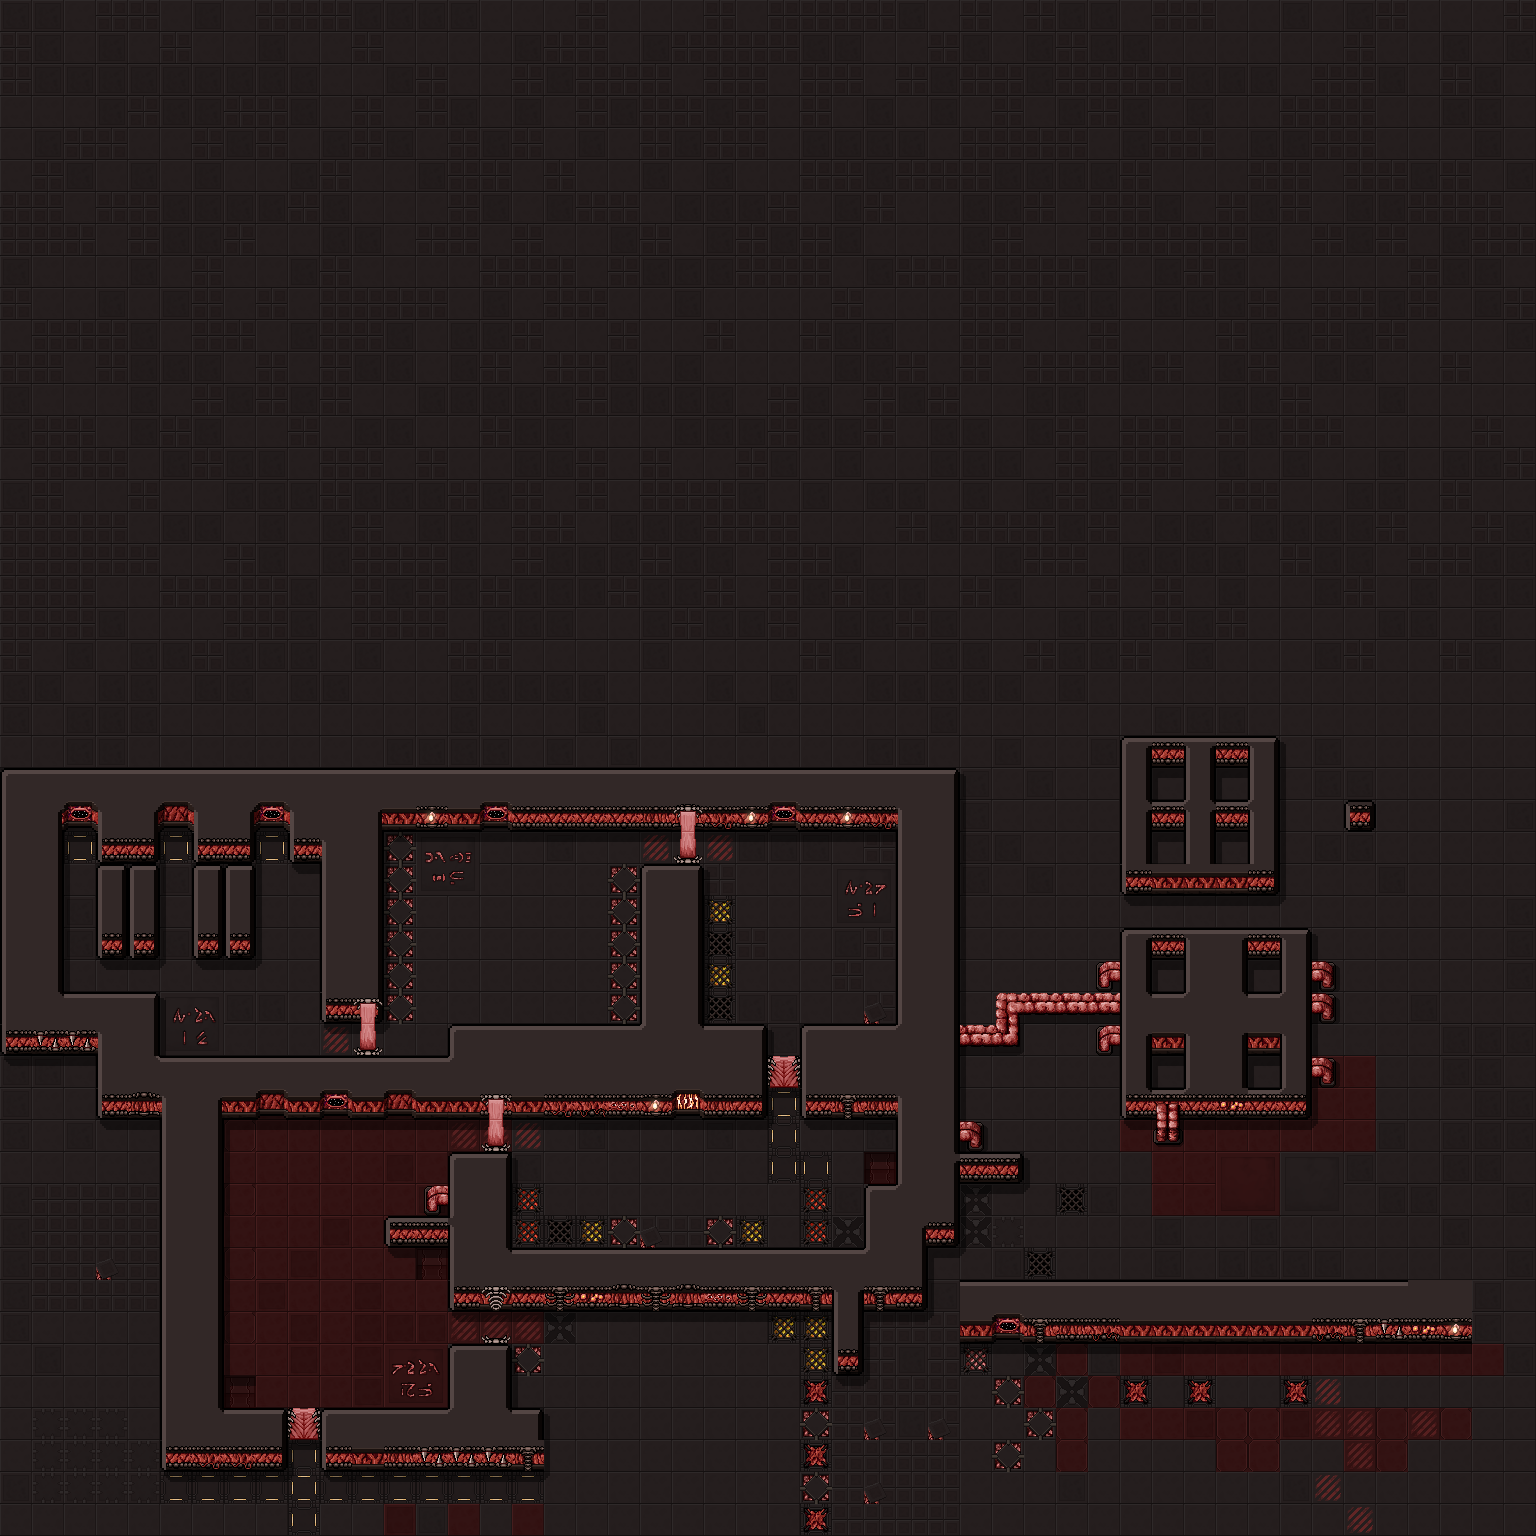

This game map was drawn from its Tiled (.tmx) file and the tilesets committed beside it. A one-line description and the trimmed map source follow:
An orthogonal 48x48 tile map with 32x32 px tiles, 6 tile layers (base, overlay, shadows, walls, ...).

<map version="1.10" tiledversion="1.11.0" orientation="orthogonal" renderorder="right-down" width="48" height="48" tilewidth="32" tileheight="32" infinite="0" nextlayerid="23" nextobjectid="1">
 <tileset firstgid="1" source="example.tsx" />
 <layer id="6" name="base" width="48" height="48">
  <data>[2304 cells, 2303 non-empty, 34 distinct tile ids]</data>
 </layer>
 <layer id="13" name="overlay" width="48" height="48" opacity="0.82">
  <data>[2304 cells, 19 non-empty, 16 distinct tile ids]</data>
 </layer>
 <layer id="12" name="shadows" width="48" height="48" opacity="0.44">
  <data>[2304 cells, 257 non-empty, 7 distinct tile ids]</data>
 </layer>
 <layer id="10" name="walls" width="48" height="48">
  <data>[2304 cells, 380 non-empty, 60 distinct tile ids]</data>
 </layer>
 <layer id="11" name="doors" width="48" height="48">
  <data>[2304 cells, 10 non-empty, 5 distinct tile ids]</data>
 </layer>
 <layer id="14" name="pipes" width="48" height="48">
  <data>[2304 cells, 15 non-empty, 7 distinct tile ids]</data>
 </layer>
</map>
